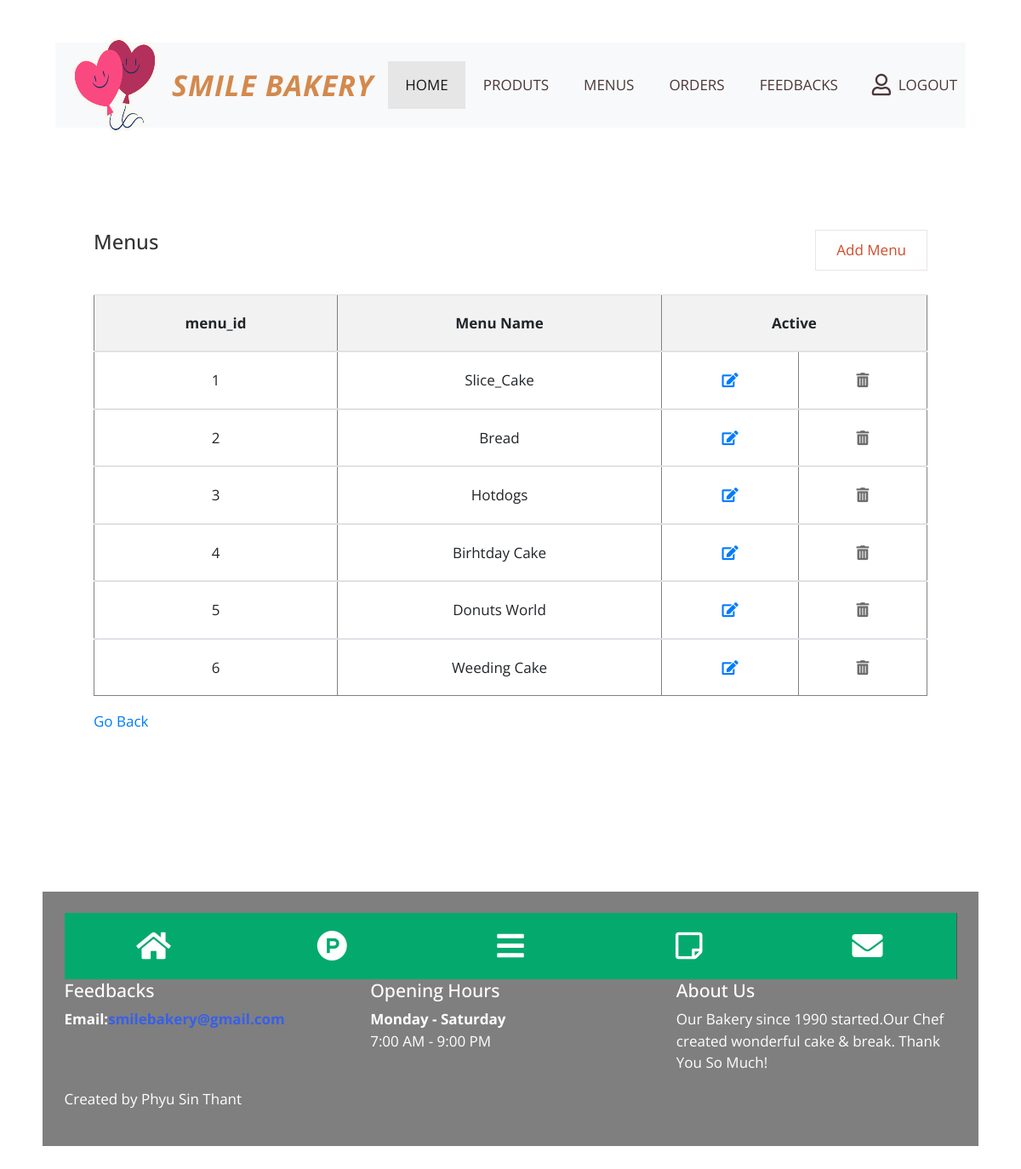
/admin/menu.php, run on the app's committed database.
### tables this page shows
CREATE TABLE IF NOT EXISTS `menus` (
  `m_id` int(11) NOT NULL AUTO_INCREMENT,
  `m_title` varchar(20) NOT NULL,
  PRIMARY KEY (`m_id`)
);

### admin/menu.php (the view, shortened to what this page needs)
<!DOCTYPE html>
<html lang="en">
<head>
    <link rel="stylesheet" href="css/fontawesome.min.css">
    <link rel="stylesheet" href="css/bootstrap.min.css">
    <link rel="stylesheet" href="css/tooplate.css">
</head>
<body id="reportsPage">
    <div class="" id="home">
        <div class="container">
            <div class="row">
                <div class="col-12">
                    <nav class="navbar navbar-expand-xl navbar-light bg-light">
                        <a class="navbar-brand" href="#">
                        <img  src="img/balloons.jpg" width="100" height="130">
                            <h1 class="tm-site-title mb-0"color="orange">SMILE BAKERY</h1>
                        </a>
                        <div class="collapse navbar-collapse" id="navbarSupportedContent">
                            <ul class="navbar-nav mx-auto">
                                <li class="nav-item">
                                    <a class="nav-link active" href="home.php">HOME
                                    </a>
                                </li>
                                 <li class="nav-item">
                                    <a class="nav-link" href="products.php">PRODUTS</a>
                                </li>
								<li class="nav-item">
                                    <a class="nav-link" href="menu.php">MENUS</a>
                                </li>
                                <li class="nav-item">
                                    <a class="nav-link" href="view_orders.php">ORDERS</a>
                                </li>
                                <li class="nav-item">
                                    <a class="nav-link" href="feedbacks.php">FEEDBACKS</a>
                                </li>
                            </ul>
                            <ul class="navbar-nav">
                                <li class="nav-item">
                                    <a class="nav-link d-flex" href="log
									out.php">
                                        <i class="far fa-user mr-2 tm-logout-icon"></i>
                                        <span>LOGOUT</span>
                                    </a>
                                </li>
                            </ul>
                        </div>
                    </nav>
                </div>
            </div>
            <div class="row tm-content-row tm-mt-big">
                <div class="col-xl-12 col-lg-12 tm-md-12 tm-sm-12 tm-col">
                    <div class="bg-white tm-block h-400">
                        <div class="row">
                            <div class="col-md-8 col-sm-12">
                                <h2 class="tm-block-title d-inline-block"> Menus</h2>
                            </div>
                            <div class="col-md-4 col-sm-12 text-right">
                                <a href="add-menu.php" class="btn btn-small btn-primary">Add Menu</a>
                            </div>
                        </div>
                        <div class="table-responsive">
                            <?php
                            $data="SELECT * FROM menus";
                            $val=mysql_query($data);
                            echo"<table border='1'class='table table-hover table-striped tm-table-striped-even mt-3'>";
                                echo"<thead>";
                                   echo "<tr class='tm-bg-gray'>
										<th scope='col' class='text-center'>menu_id</th>
										<th scope='col'class='text-center'>Menu Name</th>
										<th scope='col' colspan='2' class='text-center'>Active</th>
                                    </tr>";
                                echo"</thead>";
								while(list($m_id,$m_title)=mysql_fetch_array($val))
								{
                                echo"<tbody>";
                                    echo"<tr>";
										 echo"<td  class='text-center'>".$m_id."</td>";
                                        echo"<td  class='text-center'>".$m_title."</td>";
									   echo"<td class='text-center'>"."<a href='menu_modal.php?id=$m_id'>"."<i class='fas fa-edit'> "."</i></a>"."</td>";
                                        echo"<td class='text-center'>"."<a href='delete_menu.php?id=$m_id'>"."<i class='fas fa-trash-alt tm-trash-icon'>"."</i><a/>"."</td>";
                                    echo"</tr>";
                                echo"</tbody>";
								}
                            echo"</table>";
                            ?>
                            <p><a href="home.php">Go Back</a></p>
                            </div>
                        </div>
                    </div>
                </div>
        <footer class="row tm-mt-big">
            <div class="d-inline-block tm-bg-black text-white py-4 px-4">
                <div class="icon-bar">
                <a class="active" href="home.php"><i class="fa fa-home"></i></a>
                <a  class="active" href="products.php"><i class="fab fa-product-hunt"></i></a>
                <a  class="active" href="menu.php"><i class="fas fa-bars"></i></a>
                <a  class="active" href="todo.php"><i class="far fa-sticky-note"></i></a>
                <a class="active" href="feedbacks.php"><i class="fa fa-envelope"></i></a>
            </div>
                <div class="row">
                    <div class="wow fadeInUp col-md-4 col-sm-4" data-wow-delay="1.3s">
                    <h5>Feedbacks </h5>
                    <b>Email:<a style="color:#3760e8;">smilebakery@gmail.com</a></b>
                    </div>
                    <div class="wow fadeInUp col-md-4 col-sm-4" data-wow-delay="1.9s">
                    <h5>Opening Hours</h5>
                    <strong>Monday - Saturday</strong>
                    <p>7:00 AM - 9:00 PM</p>
                    </div>
                    <div class="wow fadeInUp col-md-4 col-sm-4" data-wow-delay="1.6s">
                        <h5>About Us</h5>
                        <p>Our Bakery since 1990 started.Our Chef created wonderful cake & break.
                        Thank You So Much!</p>
                    </div>
                    </div>
                    <p>Created by Phyu Sin Thant</p>
                </div>
        </footer>
        </div>
    </div>
</body>
</html>

### admin/css/tooplate.css (style rules this page uses)
html { font-size: 17px; }
body { font-family: "Open Sans", Helvetica, Arial, sans-serif; overflow-x: hidden; }
body { background-image: url(../img/dash-bg-01.jpg); background-size: cover; background-repeat: no-repeat; background-position: center; background-attachment: fixed; padding-left: 50px; padding-right: 50px; }
a { transition: all 0.3s ease; }
.navbar-brand { display: flex; align-items: center; }
.tm-site-title { display: inline-block; text-transform: uppercase; font-size: 2rem; font-weight:bold; font-style:italic; margin-left: 1rem; color: #d3894d; letter-spacing: 1px; }
.navbar { height: 100px; padding-left: 20px; padding-right: 20px; margin-top: 50px; }
.tm-logout-icon { font-size: 1.5em; }
.tm-bg-black { background-color: rgba(0, 0, 0, 0.5); }
.tm-mt-big { margin-top: 70px; }
.tm-block { padding: 50px 45px; }
.tm-block-title { font-size: 1.4rem; color: #333; margin-bottom: 30px; }
.navbar-light .navbar-nav .nav-link { color: #4b3737; }
.navbar-light .navbar-nav .nav-link, .dropdown-item { padding: 15px 20px; }
.navbar-light .navbar-nav .active > .nav-link, .navbar-light .navbar-nav .nav-link.active, .navbar-light .navbar-nav .nav-link.show, .navbar-light .navbar-nav .show > .nav-link, .navbar-light .navbar-nav a:hover { background-color: #e6e6e6; }
.nav-item { margin-right: 30px; }
.nav-item:last-child { margin-right: 0; }
.tm-content-row { justify-content: space-between; margin-left: -20px; margin-right: -20px; }
.tm-col { padding-left: 20px; padding-right: 20px; margin-bottom: 50px; }
.btn { border-radius: 0; padding: 13px 28px; transition: all 0.2s ease; max-width: 100%; }
.btn-small { padding: 10px 24px; }
.btn-primary { background-color: transparent; color: rgb(207, 76, 43); border-color: #c9b2b259; }
.table td, .table th { padding: 20px 24px; }
.tm-bg-gray { background-color: rgba(0, 0, 0, 0.05); }
.tm-table-striped-even.table-striped tbody tr:nth-of-type(odd) { background-color: white; }
.tm-trash-icon { color: #6e6c6c; cursor: pointer; }
footer { margin-bottom:29px; }
@media (min-width: 1200px) { .container { max-width: 1630px; } }
@media (max-width: 1275px) and (min-width: 1200px) { .nav-item { margin-right: 15px; } }
@media (max-width: 1350px) { .nav-item { margin-right: 1px; } }
body { margin:0; }
.icon-bar { width: 100%; background-color: #555; overflow: auto; }
.icon-bar a { float: left; width: 20%; text-align: center; padding: 12px 0; transition: all 0.3s ease; color: white; font-size: 36px; }
.active { background-color: #04AA6D; }

### data on the page
menus: m_id "1", m_title "Slice_Cake"
menus: m_id "2", m_title "Bread"
menus: m_id "3", m_title "Hotdogs"
menus: m_id "4", m_title "Birhtday Cake"
menus: m_id "5", m_title "Donuts World"
menus: m_id "6", m_title "Weeding Cake"
